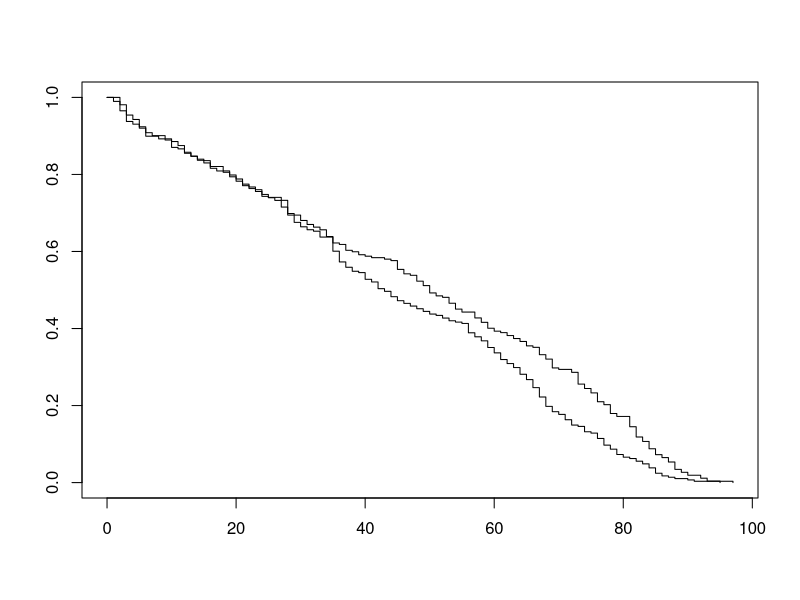

Generate this figure with R: (Note: this script raises an error after producing the figure.)
## ---- chunk 1
library(survival)
survival <-read.csv(file ="Graveyard_Survival.csv")
attach(survival)
survival$Death_Age <- as.numeric(Death_Year-Birth_Year)
survival$Event<-as.logical(rep("TRUE",length(survival$Death_Age)))
survival$Century<-as.factor(ifelse(survival$Birth_Year<1900,"19th","20th"))

# Plotting survival curves by sex
sfit2<-survfit(Surv(Death_Age, Event)~Sex, data=survival)
summary(sfit2, times=seq(0,100,10))
plot(sfit2) # pretty bad

## ---- chunk 2
#devtools::install_github("kassambara/survminer", build_vignettes = FALSE)
#devtools::install_github("kassambara/ggpubr")
library(ggpubr)
library(survminer)

# ggplot survival curves: not as curvy as how we calculated
# ggsurvplot(sfit2)
ggsurvplot(sfit2, conf.int=TRUE, pval=TRUE, risk.table=FALSE, legend.title="Sex",
           legend.labs=c("Female", "Male"),
           palette=c("orchid2","dodgerblue2"), 
           main="Kaplan-Meier Curve for Survival between sexes")

# Plotting survival curves by century
sfit3<-survfit(Surv(Death_Age, Event)~Century, data=survival)
summary(sfit3, times=seq(0,100,10))
plot(sfit3) # pretty crappy
ggsurvplot(sfit3, conf.int=TRUE, pval=TRUE, risk.table=FALSE, legend.title="Century",
           legend.labs=c("19th Century", "20th Century"),
           palette=c("darkslategrey","blue"), 
           main="Kaplan-Meier Curve for Survival between centuries")

sfit4<-survfit(Surv(Death_Age, Event)~Century+Sex, data=survival)
ggsurvplot(sfit4)

## Cox PH test: Cox regression (or proportional hazards regression) allows analyzing the effect of several risk factors on survival

# Hazard Ratio (HR) is exp(coef)
#HR=1: No effect
#HR>1: Increase in hazard
#HR<1: Reduction in hazard (protective)
diff_Sex <- coxph(Surv(Death_Age, Event)~Sex, data=survival)
diff_Sex
## since exp(coef)>1, males have increase in hazard

diff_Century <- coxph(Surv(Death_Age, Event)~Century, data=survival)
diff_Century
## since exp(coef)<1, 20th century have reduction in hazard (hazard = probablity of death)

diff_Sex_Century <- coxph(Surv(Death_Age, Event)~Sex+Century, data=survival)
diff_Sex_Century
## both are significant

## logrank test: log-rank test is useful for comparing survival curves in two or more groups 
#using survdiff in survival package
survdiff(Surv(Death_Age, Event)~Sex, data=survival)

survdiff(Surv(Death_Age, Event)~Century, data=survival)

survdiff(Surv(Death_Age, Event)~Century+Sex, data=survival)
